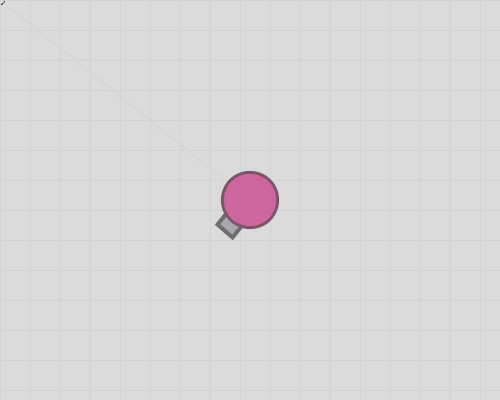
Frame 1 (no input)
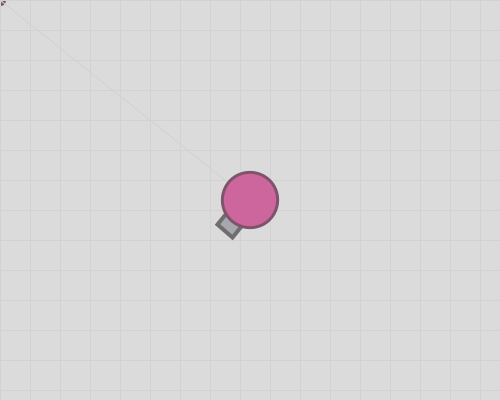
Frame 60 (the mouse pressed at the canvas centre just before this capture)
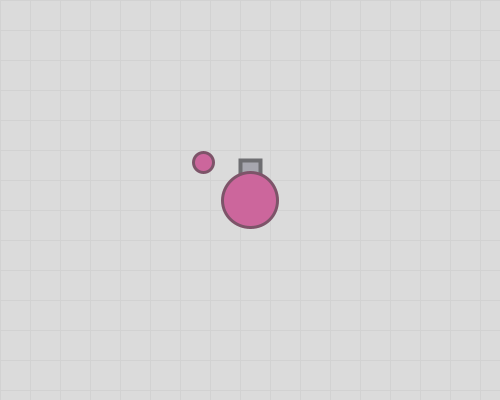
Frame 120 (the mouse held since frame 60 and released just before this capture)

The Processing sketch that drew these frames (run headless with seeded random() and noise(); from frame 60 on, the mouse is pressed at the canvas centre):

// Processing sketch: week07_7
// ── week07_7.pde
//week07-7
void setup(){
  size(500,400);
}
void keyPressed(){
  if(keyCode==RIGHT) vx = 1;
  if(keyCode==LEFT) vx = -1;
  if(keyCode==UP) vy = -1;
  if(keyCode==DOWN) vy = 1;
}
void keyReleased(){
  if(keyCode==LEFT || keyCode==RIGHT) vx = 0;
  if(keyCode==UP || keyCode==DOWN) vx = 0;
}
float x = 250, y = 200, vx = 0, vy = 0;
void draw(){
  x += vx;
  y+= vy;
  background(219);
  translate(-x, -y);
  translate(width/2, height/2);
  float mx = mouseX+x-width/2,my = mouseY+y-height/2;
  ellipse(mx,my,8,8);
  stroke(210);
  strokeWeight(1);
  for(int i=0; i<30; i++){
    line(0, i*30, 500, i*30);
    line(i*30, 0, i*30, 500);
  }
  float dx = mouseX - x, dy = mouseY - y;
  float a = atan2(dy,dx);
  angle = a;
  line(x, y,mx, my);
  pushMatrix();
  myTank(x, y, a);
  popMatrix();
  if(bulletVX!=0 && bulletVY!=0){
    bulletX += bulletVX;
    bulletY += bulletVY;
    ellipse(bulletX, bulletY,20,20);
  
  }
}
float angle, bulletX = 0, bulletY = 0, bulletVX = 0, bulletVY;
void mousePressed(){
  bulletX = x;
  bulletY = y;
  bulletVX  = cos(angle);
  bulletVY = sin(angle);
}
  
  
  
  
void myTank(float x, float y, float a){
  translate(x, y);
  rotate(a);
  fill(167, 167, 175);
  stroke(110,110,113);
  strokeWeight(4);
  rect(-10, -40, 20, 20);
  
  fill(204,102,156);
  stroke(125,84,105);
  strokeWeight(3);
  ellipse(0, 0, 55, 55);
}
